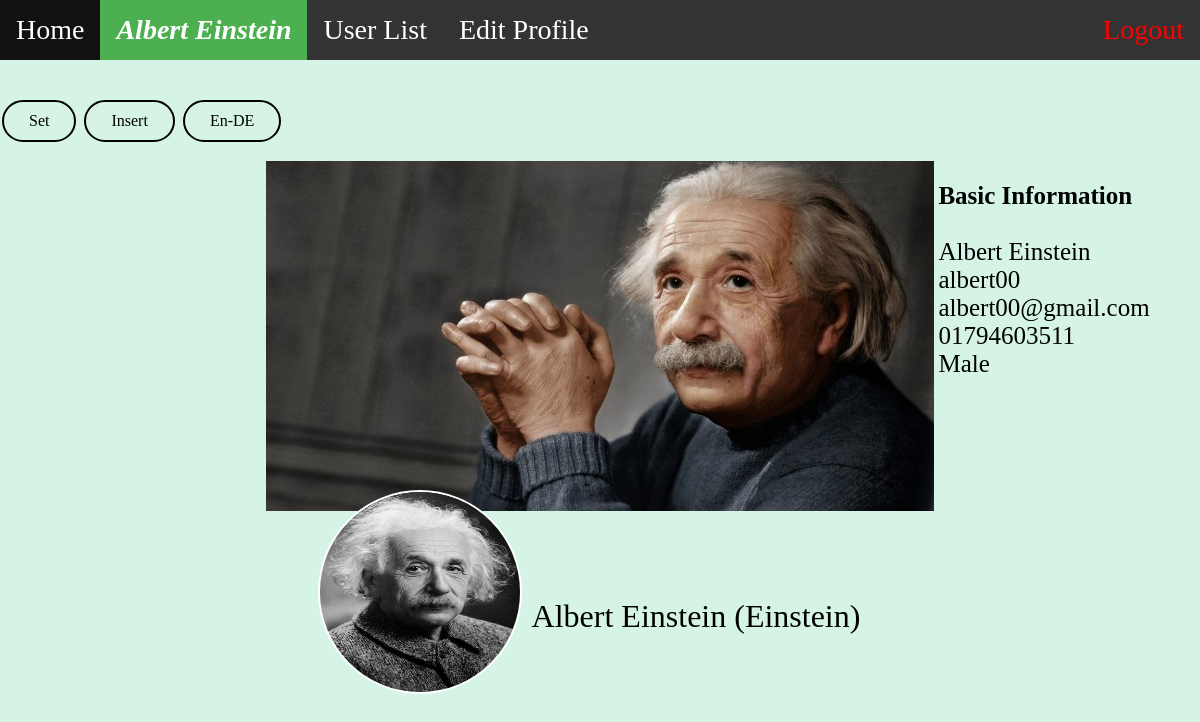
/profile/ (signed in), run on the app's committed database.
### registration/models.py (models this page shows, shortened)
class ExtendedUser(models.Model):
    first_name = models.CharField(max_length=20)
    last_name = models.CharField(max_length=20)
    email = models.EmailField(unique=True)
    email_visibility = models.CharField(max_length=10)
    email_carrier = models.CharField(max_length=100)
    phone_number = models.CharField(max_length=20, unique=True)
    phone_number_visibility = models.CharField(max_length=10)
    phone_number_carrier = models.CharField(max_length=20)
    gender = models.CharField(max_length=20)
    gender_visibility = models.CharField(max_length=10)
    gender_carrier = models.CharField(max_length=20)
    user = models.OneToOneField(User, on_delete=models.CASCADE)

### profileManagement/models.py (models this page shows, shortened)
class MyProfile(models.Model):
    nickname = models.CharField(max_length=20)
    profile_pic = models.ImageField()
    cover_pic = models.ImageField()
    user = models.OneToOneField(User, on_delete=models.CASCADE)

### profileManagement/views.py (the view)
# urls.py: path('profile/', pm_views.profile, name="profile"),
@login_required(login_url='/login/')
def profile(request):
    infos = ExtendedUser.objects.get(user=request.user)
    pro_info = MyProfile.objects.get(user=request.user)
    context = {
        'uname': request.user.username,
        'infos': infos,
        'pro_info': pro_info
    }
    return render(request, 'profileManagement/profile.html', context)

### templates/profileManagement/profile.html (shortened to what this page needs)
{% extends 'base.html' %}
{% load static %}
{% block navbar %}
    <ul>
        <li><a href="/" role="button">Home</a></li>
        <li><a class="name active" href="{% url 'profile' %}">{{ infos.first_name }} {{ infos.last_name }}</a></li>
        <li><a href="/user_list" role="button">User List</a></li>
        <li><a href="/update_profile" role="button">Edit Profile</a></li>
        <li style="float:right;"><a style="color:red;" href="/logout" role="button">Logout</a></li>
    </ul>
{% endblock %}
{% block body %}
    <img class="cover_pic" src="{{ pro_info.cover_pic.url }}" style="width: 668px; height: 350px" /><br>
    <img class="profile_pic" src="{{ pro_info.profile_pic.url }}" style="width: 200px; height: 200px; border-radius: 50%;" /><br>
    <p class="nick_name">{{ infos.first_name }} {{ infos.last_name }} ({{ pro_info.nickname }})<br></p>
    <div class="dropdown">
        <a class="navbar" role="button">Set</a>
    </div>
    <div class="dropdown">
        <a class="navbar" role="button">Insert</a>
    </div>
    <div class="dropdown">
        <a class="navbar" role="button">En-DE</a>
    </div>
    <div class="basic_info">
        <p><b>Basic Information</b></p><br>
        <p>{{ infos.first_name }} {{ infos.last_name }}</p>
        <p>{{ uname }}</p>
        <p>{{ infos.email }}</p>
        <p>{{ infos.phone_number }}</p>
        <p>{{ infos.gender }}</p>
    </div>
{% endblock %}

### templates/base.html (shortened to what this page needs)
<!DOCTYPE html>
<html lang="en">
<head>
</head>
<body>
    <header>
        {% block navbar %}
        {% endblock %}
        {% block body %}
        {% endblock %}
    </header>
</body>
</html>

### data on the page
ExtendedUser: first_name "Albert", last_name "Einstein", email "albert00@gmail.com", phone_number "01794603511", gender "Male"
MyProfile: cover_pic (placeholder picture), profile_pic (picture), nickname "Einstein"

### other printed values
{{ uname }} "albert00"
